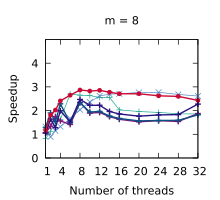

gnuplot code for this plot:
set title "m = 8"
set terminal pdf size 2.2,2.0
set output "./results/Compactions_n___4,194,304,_m___8.pdf"
set key off
set xrange [1:32]
set xtics (1, 4, 8, 12, 16, 20, 24, 28, 32)
set xlabel "Number of threads"
set yrange [0:5]
set ytics (0, 1, 2, 3, 4)
set ylabel "Speedup"
plot './results/Compactions_n___4,194,304,_m___8.dat' using 1:2 title "Outer parallelism" pointsize 0.7 lw 1 pt 1 linecolor rgb "#24A793" with linespoints, \
  './results/Compactions_n___4,194,304,_m___8.dat' using 1:3 title "Inner parallelism" pointsize 0.7 lw 1 pt 2 linecolor rgb "#5287C6" with linespoints, \
  './results/Compactions_n___4,194,304,_m___8.dat' using 1:4 title "Multi-atomics 64 1 4" pointsize 0.7 lw 2 pt 1 linecolor rgb "#801478" with linespoints, \
  './results/Compactions_n___4,194,304,_m___8.dat' using 1:5 title "Multi-atomics 2 64 1 4" pointsize 0.7 lw 2 pt 1 linecolor rgb "#0A5080" with linespoints, \
  './results/Compactions_n___4,194,304,_m___8.dat' using 1:6 title "Multi-atomics 3 64 1 4" pointsize 0.7 lw 2 pt 1 linecolor rgb "#281480" with linespoints, \
  './results/Compactions_n___4,194,304,_m___8.dat' using 1:7 title "WorkAssisting 4" pointsize 0.4 lw 2 pt 7 linecolor rgb "#C80A35" with linespoints
